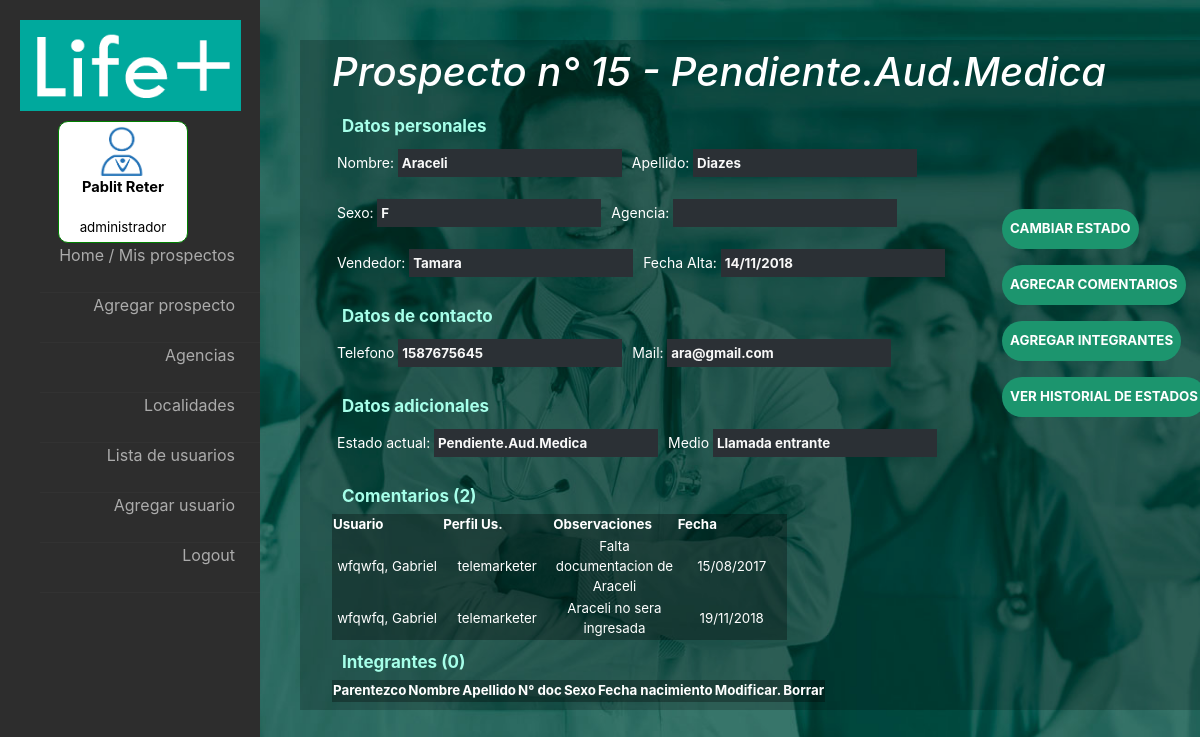
The page /controllers/verprospecto.php?num_prosp=15 (signed in) on the database as committed earlier.
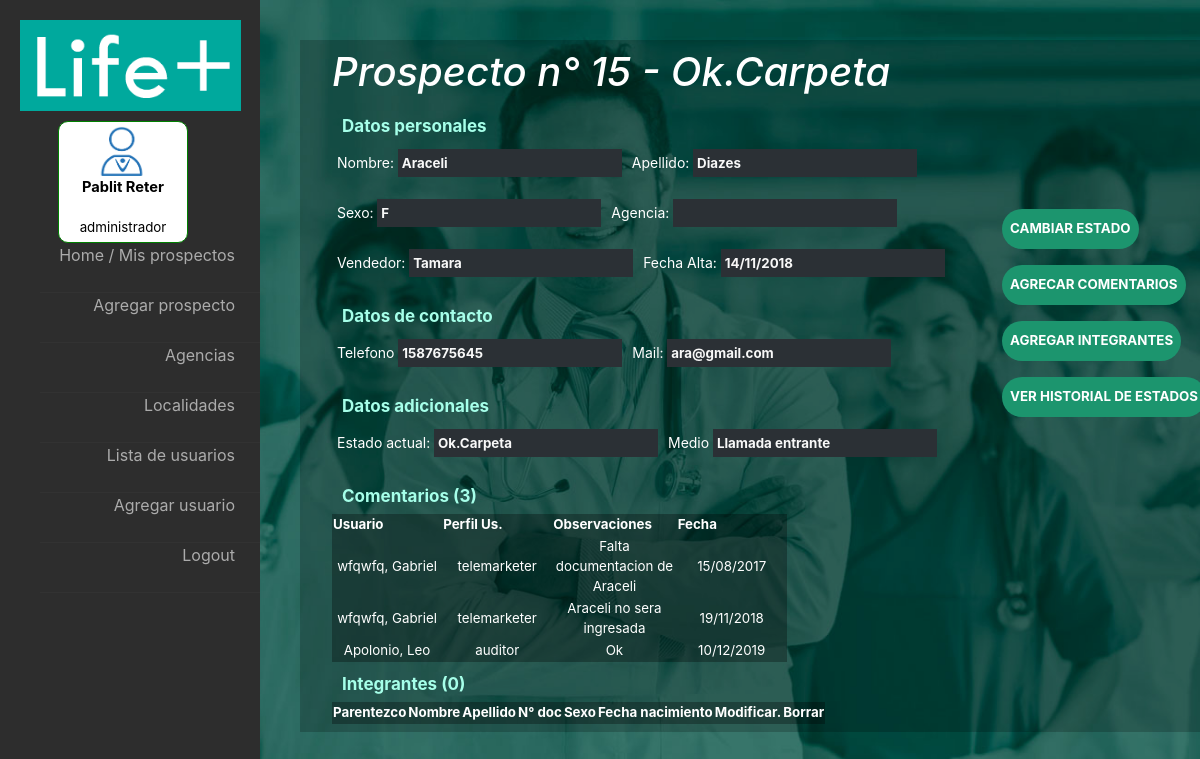
The same page on the database as committed later.
### tables this page shows
CREATE TABLE `seguimientos` (
  `id_seguimiento` int(5) NOT NULL,
  `fecha` date NOT NULL,
  `descripcion` varchar(50) NOT NULL,
  `id_prospecto` int(5) NOT NULL,
  `id_usuario` int(5) NOT NULL
);

CREATE TABLE `legajos` (
  `id_legajo` int(5) NOT NULL,
  `nombre` varchar(50) NOT NULL,
  `apellido` varchar(50) NOT NULL,
  `email` varchar(50) NOT NULL,
  `dni` int(8) NOT NULL,
  `telefono` int(10) NOT NULL
);

CREATE TABLE `roles` (
  `id_rol` int(5) NOT NULL,
  `nombre` varchar(50) NOT NULL
);

### fw/View.php (called while the page is built)
<?php
abstract class View {
	public function render() {
		include '../html/'.get_class($this).'.php';
	}
}

### fw/Database.php (called while the page is built, shortened)
<?php
class Database {
	private $res;
	private $cn = false;
	private static $instance = false;
	public static function getInstance() {
		if(! self::$instance) self::$instance = new Database;
		return self::$instance;
	}
	private function connectIfNotConnected() {
		if(!$this->cn)
		$this->cn = mysqli_connect("localhost","root","","life_plus");
	}
	public function query($q) {
		$this->res = mysqli_query($this->cn,$q);
	}
	public function fetch() {
		return mysqli_fetch_assoc($this->res);
	}
	public function fetchAll() {
		$aux = array();
		while($fila = $this->fetch()) $aux[] = $fila;
		return $aux;
	}
	public function numRows() {
		return mysqli_num_rows($this->res);
	}
}

### fw/Model.php (called while the page is built, shortened)
<?php
abstract class Model {
	public function __construct() {
		$this->db = Database::getInstance();
	}
}

### models/Prospectos.php (called while the page is built, shortened)
<?php
require '../models/Integrantes.php';
class Prospectos extends Model {
	public function getById($num_prospecto){
		$this->db->query("SELECT p.id_prospectos,p.estado_actual, a.nombre agencia, le.nombre vendedor, e.nombre estado, l.nombre localidad, p.nombre,
			p.apellido, p.email, DATE_FORMAT(p.fecha_alta,
			'%d/%m/%Y') as fecha_alta , p.sexo
			FROM prospectos p
			LEFT JOIN estados e ON e.id_estado = p.estado_actual
			LEFT JOIN localidad l ON p.localidad=l.id
			LEFT JOIN legajos le ON le.id_legajo = (select id_legajo FROM usuarios WHERE id_usuario=p.vendedor)
			LEFT JOIN agencias a ON a.id_agencia=l.id_agencia
			WHERE p.id_prospectos=".$num_prospecto." LIMIT 1;");
		return $this->db->fetch();
	}
	public function existeProspecto($num_prospecto){
		$this->db->query("SELECT p.id_prospectos FROM prospectos p WHERE p.id_prospectos=". $num_prospecto . " LIMIT 1;");
		return true;
	}
}

### models/Seguimiento.php (called while the page is built, shortened)
<?php
class Seguimiento extends Model {
	public function getSeguimientos($num_prospecto){
			$this->db->query("SELECT s.id_seguimiento, DATE_FORMAT(s.fecha,
			'%d/%m/%Y') as fecha,s.descripcion,s.id_usuario,l.nombre, l.apellido, r.nombre as nombre_rol FROM seguimientos s JOIN usuarios u ON u.id_usuario=s.id_usuario JOIN legajos l ON l.id_legajo=u.id_legajo JOIN roles r ON r.id_rol=u.id_rol WHERE s.id_prospecto=" . $num_prospecto);
		return $this->db->fetchAll();
	}
}

### models/Integrantes.php (called while the page is built, shortened)
<?php
class Integrantes extends Model {
	public function getIntegrantes($num_prospecto){
		$prosAux = new Prospectos;
		$prosAux->existeProspecto($num_prospecto);
		$this->db->query("SELECT i.id_integrante id_integrante, i.tipo_ingresante parentezco, i.nombre nombre, i.apellido apellido, i.dni dni, i.sexo sexo, i.fecha_nacimiento fech_nac FROM integrantes i WHERE i.id_prospecto=".$num_prospecto);
		return $this->db->fetchAll();
	}
}

### html/FormProspecto.php (the view, shortened to what this page needs)
<?php
	if($_SESSION['id_rol'] != 1)
		include("../html/LeftMenuBase.php");
	else
		include("../html/LeftMenuAdmin.php");
 ?>
		<div id="contenedor" >
			<h1> Prospecto n° <?= $this->pr['id_prospectos']. " - ".$this->pr['estado']?></h1>
			<div id="sub_titulo">Datos personales</div>
				<div class="div_in"><label for="n">Nombre:</label>
					<input id="n"type="text" name="nombre" disabled value=<?=$this->pr['nombre']?> ></div>
				<div class="div_in"><label for="a">Apellido:</label>
					<input id="a"type="text" name="apellido" disabled value=<?=$this->pr['apellido']?> ></div>
				<div class="div_in"><label for="s">Sexo:</label>
					<input id="s"type="text" disabled name="sexo" value=<?=$this->pr['sexo']?> ></div>
				<br/><br/>
				<div class="div_in"><label for="ag">Agencia:</label>
					<input id="ag"type="text" name="agencia" value=<?=$this->pr['agencia']?> ></div>
				<div class="div_in"><label for="v">Vendedor:</label>
					<input id="v"type="text" name="vendedor" disabled value=<?=$this->pr['vendedor']?>></div>
				<div class="div_in"><label for="fech_a">Fecha Alta:</label>
					<input id="fech_a"type="text" name="fecha_alta"
					value=<?=$this->pr['fecha_alta']?> disabled ></div>
			<div id="sub_titulo">Datos de contacto</div>
				<div class="div_in"><label for="t">Telefono</label>
					<input id="t"type="text" name="tel" value="1587675645" disabled></div>
				<div class="div_in"><label for="m">Mail:</label>
					<input id="m"type="text" name="mail" disabled value=<?=$this->pr['email']?>></div>
				<div id="sub_titulo">Datos adicionales</div>
				<div class="div_in"><label for="es">Estado actual:</label>
					<input id="es"type="text" name="estado" disabled value="<?=$this->pr['estado']?>"></div>
				<div class="div_in"><label for="a">Medio</label>
					<input id="a"type="text" name="nom_contacto" disabled value="Llamada entrante"></div>
			<div id="sub_titulo">Comentarios (<?= count($this->seg_pr)?>) </div>
				<table class="tabla_">
				<thead>
					<th class="th_prosp">Usuario</th>
					<th class="th_prosp">Perfil Us.</th>
					<th class="th_prosp">Observaciones</th>
					<th class="th_prosp">Fecha</th>
				</thead>
				<tbody>
					<?php foreach($this->seg_pr as $s){ ?>
					<tr>
					<td><?= $s['apellido'] . ", " . $s['nombre'] ?></td>
					<td><?= $s['nombre_rol'] ?></td>
					<td><?= $s['descripcion']?></td>
					<td><?= $s['fecha'] ?></td>
					</tr>
					<?php } ?>
				</tbody>
				</table>
			<div id="sub_titulo">Integrantes (<?= count($this->int_pr)?>)</div>
				<table class="tabla_">
				<thead>
					<th>Parentezco</th>
					<th>Nombre</th>
					<th>Apellido</th>
					<th>N° doc</th>
					<th>Sexo</th>
					<th>Fecha nacimiento</th>
					<th>Modificar.</th>
					<th>Borrar</th>
				</thead>
			</table>
			<br>
				<div id="botones">
					<form method="POST" action="../controllers/cambiarestado.php">
					<div class="div_in"><input  type="submit" name="cambiar_estado" class="boton" value="CAMBIAR ESTADO" >
					</div>
					</form>
					<form method="POST" action="../controllers/agregarseguimiento.php">
					<div class="div_in">
					<input type="submit" name="agregar_comentario" class="boton" value="AGRECAR COMENTARIOS" >
					</div>
					</form>
					<form method="POST" action="../controllers/hola.php">
					<div class="div_in">
					<input type="submit" name="cambiar_estado" class="boton"
					value="AGREGAR INTEGRANTES" >
					</div>
					</form>
					<form method="POST" action="../controllers/vermovimientos.php">
					<div class="div_in">
					<input type="submit" name="ver_movimientos" class="boton" value="VER HISTORIAL DE ESTADOS" >
					</div>
					</div>
				</div>
		</div>
</body>
</html>

### controllers/verprospecto.php (shortened to what this page needs)
<?php
require '../models/Prospectos.php';
require '../views/FormProspecto.php';
if (isset($_GET['num_prosp']))
{
$pr = new Prospectos;
$se = new Seguimiento;
$in = new Integrantes;
$es = new Estados;
$v = new FormProspecto;
$p=$pr->getById($_GET['num_prosp']);
$s=$se->getSeguimientos($_GET['num_prosp']);
$i=$in->getIntegrantes($_GET['num_prosp']);
$e=$es->getCambiosPosibles($p['estado_actual']);
$v->pr = $p;
$v->seg_pr= $s;
$v->int_pr= $i;
$v->est_disp=$e;
$v->render();
}

### html/LeftMenuAdmin.php (shortened to what this page needs)
<!DOCTYPE html>
<html lang="es">
<head>
	<link rel="stylesheet" type="text/css" href="../css/stylehome.css">
 	<link rel="stylesheet" type="text/css" href="../DataTables/datatables.css"/>
</head>
<body>
	<div id="pagina">
<nav>
			<img src="../img/logo.png" class="logo">
	    	<div id="headernav" >
	   			<img style="width: 50px; height: 50px; position: center;" src="../img/login.png">
	   			<br>
	   			<div id="usuario"><?= $_SESSION['nombre_legajo'] . " " . $_SESSION['apellido_legajo']?></div>
	   			<br>
	   			<div id="tipo_usuario"><?= $_SESSION['nombre_rol']  ?></div>
	   		</div>
	   		<div id="cuerponav">
		   		<ul>
					<a href="../controllers/verprospectos.php">
					<li>
						<p class="menu" >Home / Mis prospectos</p>
					</li>
					</a>
					<a href="../controllers/crearprospecto.php">
					<li>
						<p class="menu">Agregar prospecto</p>
					</li>
					<a href="../controllers/veragencias.php">
					<li>
						<p class="menu" >Agencias</p>
					</li>
					</a>
					<a href="../controllers/verlocalidades.php">
					<li>
						<p class="menu">Localidades</p>
					</li>
					</a>
					<a href="../controllers/verusuarios.php">
					<li>
						<p class="menu" > Lista de usuarios </p>
					</li>
					</a>
					<a href="../controllers/crearusuario.php">
					<li>
						<p class="menu">Agregar usuario</p>
					</li>
					<a href="../controllers/logout.php">
					<li>
						<p class="menu">Logout</p>
					</li>
					</a>
		   		</ul>
	   		</div>
		</nav>

### css/stylehome.css (style rules this page uses)
nav { position: fixed; width: 260px; height: 100%; background-color: #2d2d2d; overflow: hidden; }
ul { margin-top:15px; list-style: none; display: block; }
li { width: 100%; height:50px; border-bottom: 1px solid #323232; overflow: hidden; }
h1 { font-style: normal; font-style: oblique; color:white; }
th { color: white; }
div.div_in label { font-size: 14px; }
p.menu { padding-right: 25px; float:right; color:white; opacity: .6; font-size: 16px; }
table.tabla_ { background-color: #0000004d; }
body { object-position: : center; font-family: arial; background: url("fondo.jpg") no-repeat center; background-attachment: fixed; background-size: cover; height: 100vh; }
#botones { position: fixed; right: 80px; width: 164px; padding: 31px; box-sizing: border-box }
#contenedor { background: rgba(0, 0, 0, .20); color:white; position: relative; margin-left: 25%; margin-top: 40px; font-size: 10pt; padding: 8px 2rem; display: flex; flex-wrap:wrap; }
#usuario { font-size: 11pt; font-weight: bold; }
#pagina { display: flex; flex-direction: row; }
#headernav { text-align: center; border-width: 1px; border-style: solid; border-radius: 10px; border-color: green; font-size: 10pt; background-color: white; color: black; padding: 4px; width: 130px; margin-left: 58px; margin-top: 10px; }
.logo { display: block; margin-top: 20px; margin-left: auto; margin-right: auto; width: 85%; }
input.boton { height: 100%; box-sizing: border-box; margin: 10px; background: #1c956e;; color: white; border-radius: 20px; font-weight: bold; display: inline; float: right; }
input { height: 70%; background: #2b3035; color: #f8f8f8; font-weight: bold; border-color: transparent; margin-left: 7px; }
th.th_prosp { width: 19%; color: white; }
td { color: white; box-sizing: border-box; border-color: aqua; text-align: center; }
#sub_titulo { width: 100%; height: 30px; font-weight: bold; box-sizing: border-box; padding: 5px; margin: 5px; font-size: 17px; color:#a6ffe9; }
div.div_in { margin: 5px; box-sizing: border-box; display: inline-block; height: 40px; }

### html/FormProspecto.php (style rules this page uses)
#botones { margin-top: 115px; }
.boton { cursor: pointer; }

Rows that differ between the two databases and show on the page:
added seguimientos: legajos.apellido "Apolonio", legajos.nombre "Leo", roles.nombre "auditor", descripcion "Ok", fecha "10/12/2019"
Other text that changed with them:
$this->pr['estado']: "Pendiente.Aud.Medica" → "Ok.Carpeta"
form field estado: "Pendiente.Aud.Medica" → "Ok.Carpeta"
count($this->seg_pr): "2" → "3"
